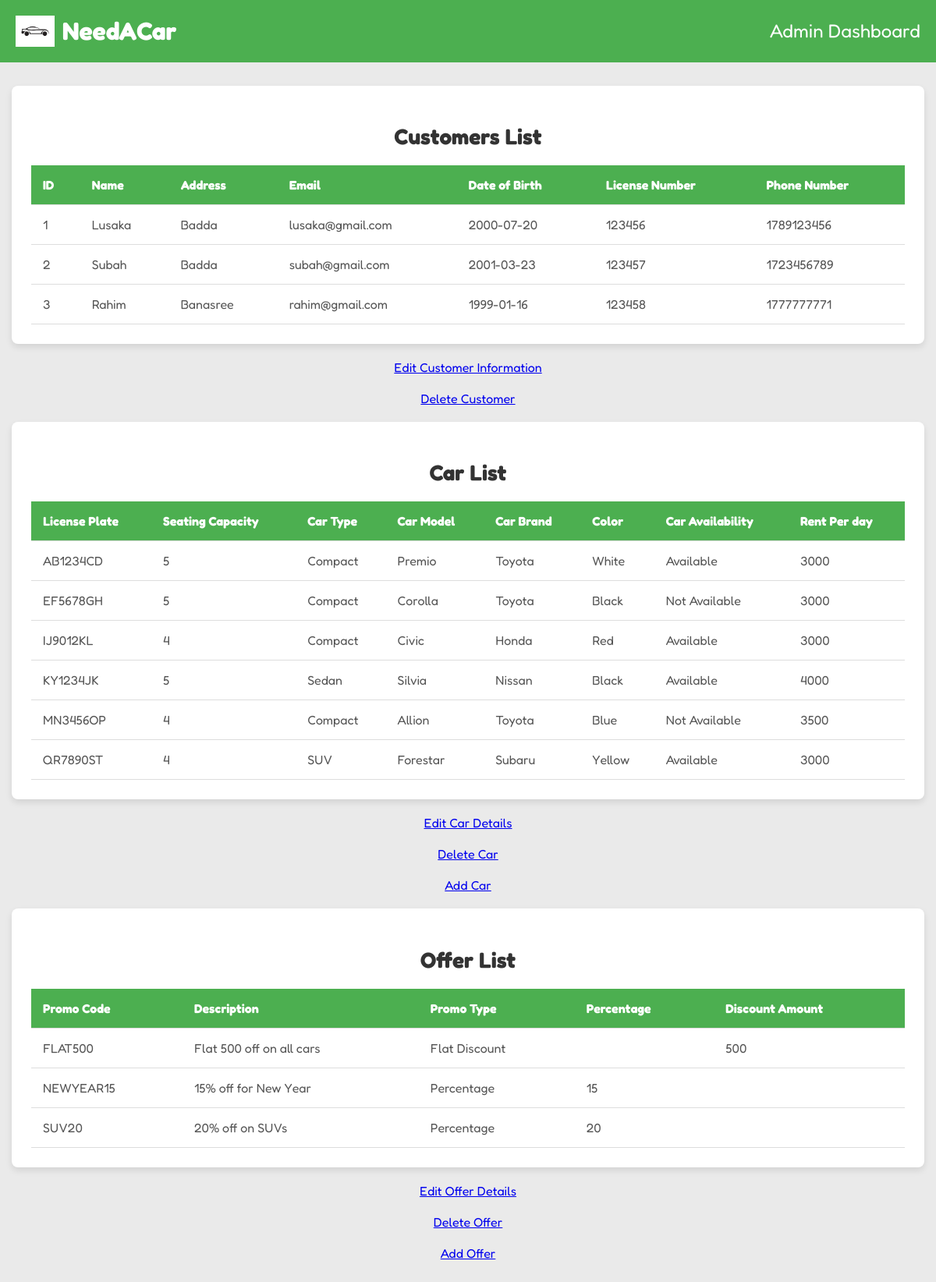
The page /admin_dashboard.php on the database as committed earlier.
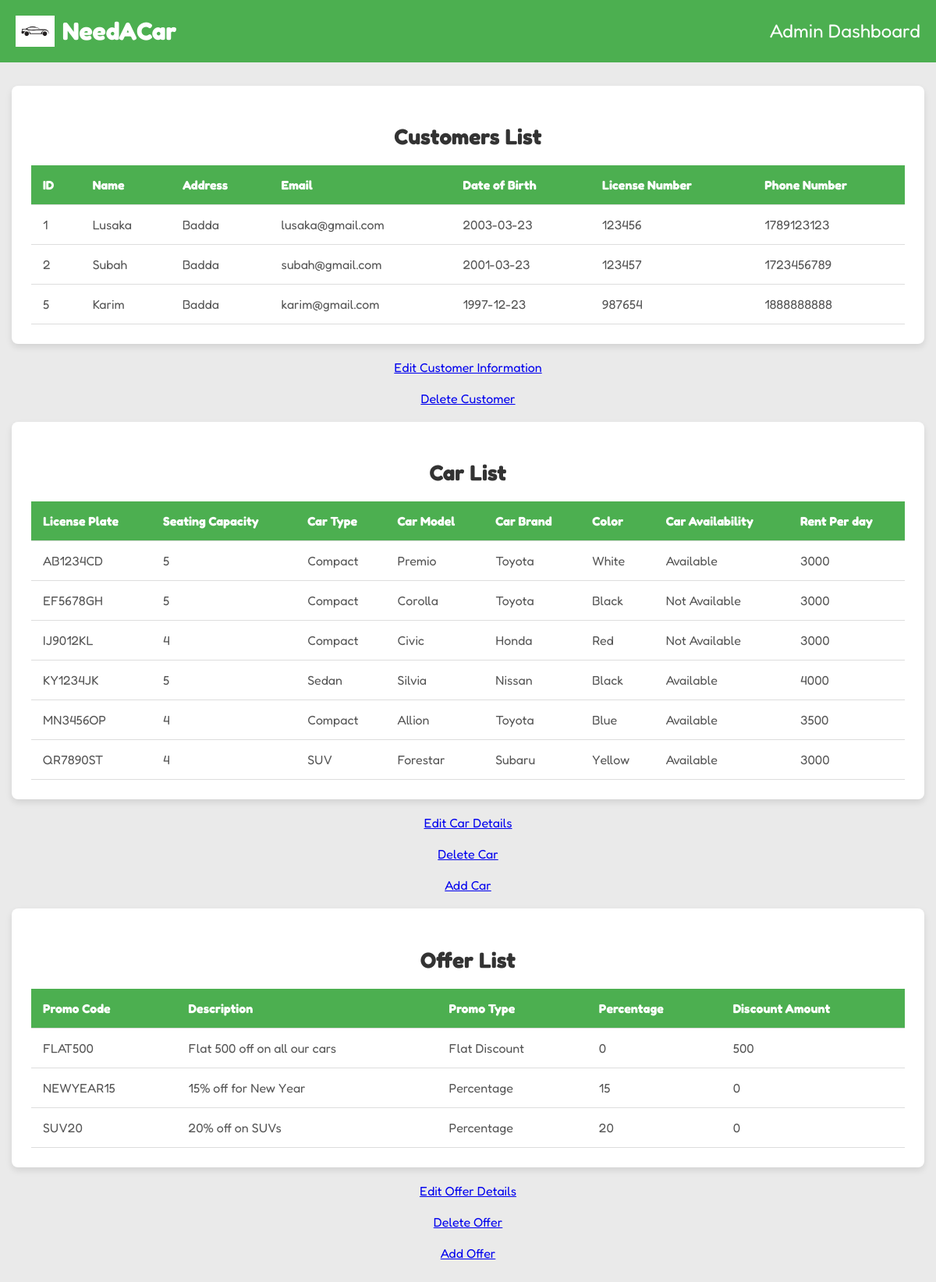
The same page on the database as committed later.
### tables this page shows
CREATE TABLE `customer` (
  `USER_ID` int(11) NOT NULL,
  `Name` varchar(40) DEFAULT NULL,
  `email` varchar(40) DEFAULT NULL,
  `Password` varchar(50) NOT NULL,
  `date_of_birth` date DEFAULT NULL,
  `phone` int(11) DEFAULT NULL,
  `address` varchar(50) DEFAULT NULL,
  `License_No` varchar(30) DEFAULT NULL
);

CREATE TABLE `car` (
  `License_plate` char(20) NOT NULL,
  `Status` varchar(15) NOT NULL,
  `Seating_Capacity` int(11) NOT NULL,
  `Car_Type` varchar(15) NOT NULL,
  `Model` varchar(20) DEFAULT NULL,
  `Brand` varchar(20) DEFAULT NULL,
  `Color` varchar(10) DEFAULT NULL,
  `RentPerDay` int(11) NOT NULL
);

CREATE TABLE `offer_details` (
  `Promo_Code` varchar(15) NOT NULL,
  `Description` varchar(50) DEFAULT NULL,
  `Promo_Type` varchar(20) NOT NULL,
  `Percentage` int(11) DEFAULT NULL,
  `Discounted_Amount` int(11) DEFAULT NULL
);

### admin_dashboard.php (the view, shortened to what this page needs)
<!DOCTYPE html>
<html lang="en">
<head>
    <link rel="stylesheet" href="styleadmintable.css" />
</head>
<body>
    <header class="header">
        <div class="logo-container">
            <img src="auto-car-logo-template-vector-icon.jpg" alt="Logo" class="header-image">
            <a href="index.php" style="text-decoration: none;">
                <h1 class="title" style="color: white;">NeedACar</h1>
            </a>
        </div>
        <h2 class="dashboard-title">Admin Dashboard</h2>
    </header>
    <main>
        <section class="customers">
            <div class="customer_box">
                <h1>Customers List</h1>
                <table class="customer_table">
                    <thead>
                        <tr>
                            <th>ID</th>
                            <th>Name</th>
                            <th>Address</th>
                            <th>Email</th>
                            <th>Date of Birth</th>
                            <th>License Number</th>
                            <th>Phone Number</th>
                        </tr>
                    </thead>
                    <tbody>
                        <?php
                        require_once("connect.php");
                        $sql = "SELECT * FROM customer";
                        $result = mysqli_query($conn, $sql);
                        if(mysqli_num_rows($result) > 0){
                            while($row = mysqli_fetch_array($result)){
                        ?>
                        <tr>
                            <td><?php echo $row["USER_ID"]; ?></td>
                            <td><?php echo $row["Name"]; ?></td>
                            <td><?php echo $row["address"]; ?></td>
                            <td><?php echo $row["email"]; ?></td>
                            <td><?php echo $row["date_of_birth"]; ?></td>
                            <td><?php echo $row["License_No"]; ?></td>
                            <td><?php echo $row["phone"]; ?></td>
                        </tr>
                        <?php
                            }
                        }
                        ?>
                    </tbody>
                </table>
            </div>
        </section>
        <br>
        <div class="editcustomer">
        <a href="modifycustomerinfo.php" class="edit-link">
            Edit Customer Information
        </a>
        <br>
        <br>
        <div class="deletecustomer">
        <a href="deletecustomer.php" class="edit-link">
            Delete Customer
        </a>
        </div>
        <br>
        <section class="cars">
            <div class="car_box">
                <h1>Car List</h1>
                <table class="car_table">
                    <thead>
                        <tr>
                            <th>License Plate</th>
                            <th>Seating Capacity</th>
                            <th>Car Type</th>
                            <th>Car Model</th>
                            <th>Car Brand</th>
                            <th>Color</th>
                            <th>Car Availability</th>
                            <th>Rent Per day</th>
                        </tr>
                    </thead>
                    <tbody>
                        <?php
                        require_once("connect.php");
                        $sql = "SELECT * FROM car";
                        $result = mysqli_query($conn, $sql);
                        if(mysqli_num_rows($result) > 0){
                            while($row = mysqli_fetch_array($result)){
                        ?>
                        <tr>
                            <td><?php echo $row["License_plate"]; ?></td>
                            <td><?php echo $row["Seating_Capacity"]; ?></td>
                            <td><?php echo $row["Car_Type"]; ?></td>
                            <td><?php echo $row["Model"]; ?></td>
                            <td><?php echo $row["Brand"]; ?></td>
                            <td><?php echo $row["Color"]; ?></td>
                            <td><?php echo $row["Status"]; ?></td>
                            <td><?php echo $row["RentPerDay"]; ?></td>
                        </tr>
                        <?php
                            }
                        }
                        ?>
                    </tbody>
                </table>
            </div>
        </section>
        <br>
        <div class="editcar">
        <a href="modifycarinfo.php" class="edit-link">
            Edit Car Details
        </a>
        </div>
        <br>
        <div class="deletecar">
        <a href="deletecar.php" class="edit-link">
            Delete Car
        </a>
        </div>
        <br>
        <div class="addcar">
        <a href="addcar.php" class="edit-link">
            Add Car
        </a>
        </div>
        <br>
        <section class="deal">
            <div class="deal_box">
                <h1>Offer List</h1>
                <table class="deal_table">
                    <thead>
                        <tr>
                            <th>Promo Code</th>
                            <th>Description</th>
                            <th>Promo Type</th>
                            <th>Percentage</th>
                            <th>Discount Amount</th>
                        </tr>
                    </thead>
                    <tbody>
                        <?php
                        require_once("connect.php");
                        $sql = "SELECT * FROM offer_details";
                        $result = mysqli_query($conn, $sql);
                        if(mysqli_num_rows($result) > 0){
                            while($row = mysqli_fetch_array($result)){
                        ?>
                        <tr>
                            <td><?php echo $row["Promo_Code"]; ?></td>
                            <td><?php echo $row["Description"]; ?></td>
                            <td><?php echo $row["Promo_Type"]; ?></td>
                            <td><?php echo $row["Percentage"]; ?></td>
                            <td><?php echo $row["Discounted_Amount"]; ?></td>
                        </tr>
                        <?php
                            }
                        }
                        ?>
                    </tbody>
                </table>
            </div>
        </section>
        <br>
        <div class="editoffer">
        <a href="modifyofferinfo.php" class="edit-link">
            Edit Offer Details
        </a>
        </div>
        <br>
        <div class="deleteoffer">
        <a href="deleteoffer.php" class="edit-link">
            Delete Offer
        </a>
        </div>
        <br>
        <div class="addoffer">
        <a href="addoffer.php" class="edit-link">
            Add Offer
        </a>
        </div>

### styleadmintable.css (style rules this page uses)
body { font-family: 'Fredoka', sans-serif; margin: 0; padding: 0; background-color: #f7f7f7; }
.header { display: flex; justify-content: space-between; align-items: center; background-color: #4CAF50; padding: 20px; color: white; }
.logo-container { display: flex; align-items: center; }
.header-image { width: 50px; height: auto; margin-right: 10px; }
.title { font-size: 2rem; margin: 0; }
.dashboard-title { font-size: 1.5rem; margin: 0; font-weight: normal; text-align: right; }
main { padding: 30px 15px; background-color: rgba(230, 230, 230, 0.76); }
.customer_box { background-color: white; border-radius: 8px; box-shadow: 0 4px 8px rgba(0, 0, 0, 0.1); padding: 25px; max-width: 1200px; margin: 0 auto; overflow-x: auto; }
.customer_box h1 { font-size: 28px; color: #333; margin-bottom: 20px; text-align: center; }
.customer_table { width: 100%; border-collapse: collapse; margin-top: 20px; }
.customer_table th, .customer_table td { padding: 15px; text-align: left; border-bottom: 1px solid #ddd; }
.customer_table th { background-color: #4CAF50; color: white; font-weight: bold; }
.customer_table td { color: #555; }
.editcustomer { text-align: center; }
.deletecustomer { text-align: center; }
.car_box { background-color: white; border-radius: 8px; box-shadow: 0 4px 8px rgba(0, 0, 0, 0.1); padding: 25px; max-width: 1200px; margin: 0 auto; overflow-x: auto; }
.car_box h1 { font-size: 28px; color: #333; margin-bottom: 20px; text-align: center; }
.car_table { width: 100%; border-collapse: collapse; margin-top: 20px; }
.car_table th, .car_table td { padding: 15px; text-align: left; border-bottom: 1px solid #ddd; }
.car_table th { background-color: #4CAF50; color: white; font-weight: bold; }
.car_table td { color: #555; }
.editcar { text-align: center; }
.deletecar { text-align: center; }
.addcar { text-align: center; }
.deal_box { background-color: white; border-radius: 8px; box-shadow: 0 4px 8px rgba(0, 0, 0, 0.1); padding: 25px; max-width: 1200px; margin: 0 auto; overflow-x: auto; }
.deal_box h1 { font-size: 28px; color: #333; margin-bottom: 20px; text-align: center; }
.deal_table { width: 100%; border-collapse: collapse; margin-top: 20px; }
.deal_table th, .deal_table td { padding: 15px; text-align: left; border-bottom: 1px solid #ddd; }
.deal_table th { background-color: #4CAF50; color: white; font-weight: bold; }
.deal_table td { color: #555; }
.editoffer { text-align: center; }

Rows that differ between the two databases and show on the page:
removed customer: USER_ID "3", Name "Rahim", address "Banasree", email "rahim@gmail.com", date_of_birth "1999-01-16", License_No "123458", phone "1777777771"
changed customer "Lusaka": date_of_birth "2000-07-20" → "2003-03-23"; phone "1789123456" → "1789123123"
added customer: USER_ID "5", Name "Karim", address "Badda", email "karim@gmail.com", date_of_birth "1997-12-23", License_No "987654", phone "1888888888"
changed car "IJ9012KL": Status "Available" → "Not Available"
changed car "MN3456OP": Status "Not Available" → "Available"
changed offer_details "FLAT500": Description "Flat 500 off on all cars" → "Flat 500 off on all our cars"; Percentage (not shown) → "0"
changed offer_details "NEWYEAR15": Discounted_Amount (not shown) → "0"
changed offer_details "SUV20": Discounted_Amount (not shown) → "0"
